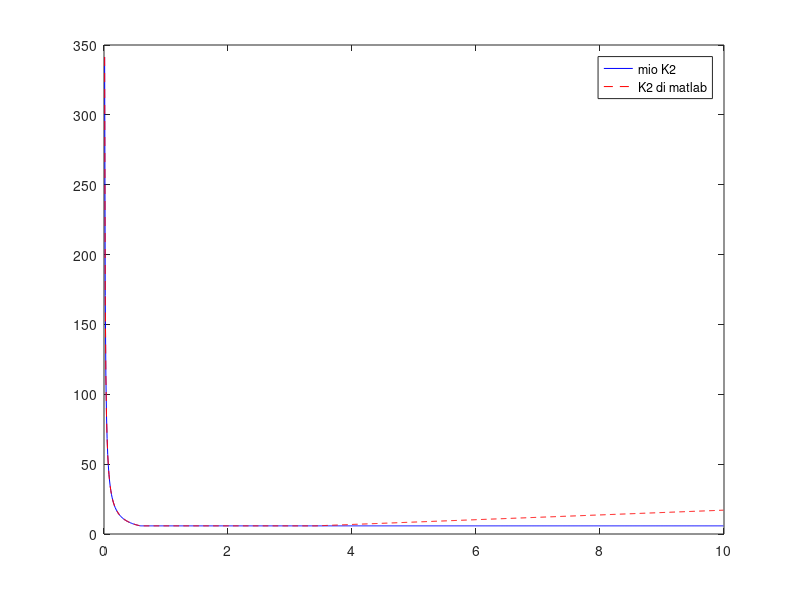

MATLAB code for this plot:
%condizionamento in norma 2 (K2)
% Λ = lambda
%non singolare: det != 0 | determinante=det(A);

% 1) K2(A'A) = (K2(A))^2
% 2) se A è nxn e non singolare, K2(A)= ||A||_2 ||A^-1||_2
% 3) se A è nxn e simmetrica, K2(A) = |Λ_max(A)| / |Λ_min(A)|

clear all
close all
clc

av=0.01:0.01:9.99;
n=length(av);
K2_matlab=zeros(1,n);
K2_mio=zeros(1, n);

for i=1:n
    A=[3 0 1;0 av(i) 0; 1 0 1];
    K2_matlab(i)=cond(A,2); %norma 2 calcolata con matlab
    
    %norma 2 calcolata con la formula più agile ( vedi 3) )
    if av(i)<=2-sqrt(2)
        K2_mio(i)=(2+sqrt(2))/av(i);
    elseif av(i)>2-sqrt(2)
        K2_mio(i)=(2+sqrt(2))/(2-sqrt(2));
    else
        K2_mio(i)=av(i)/(2-sqrt(2));
    end

end

figure(1)
plot(av, K2_mio, 'b-', av, K2_matlab, 'r--');
legend('mio K2', 'K2 di matlab')
